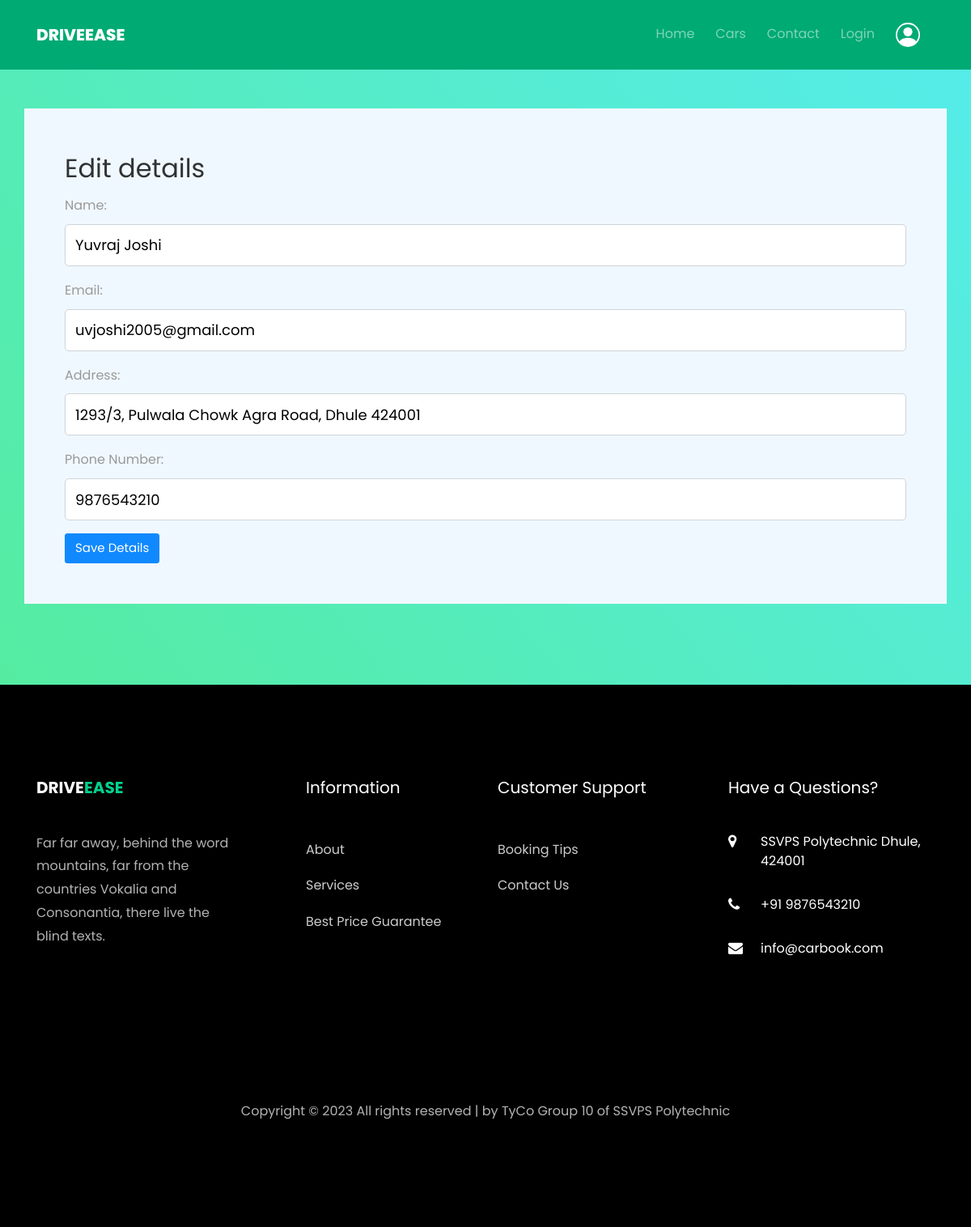
The page /profileedit.php (signed in) on the database as committed earlier.
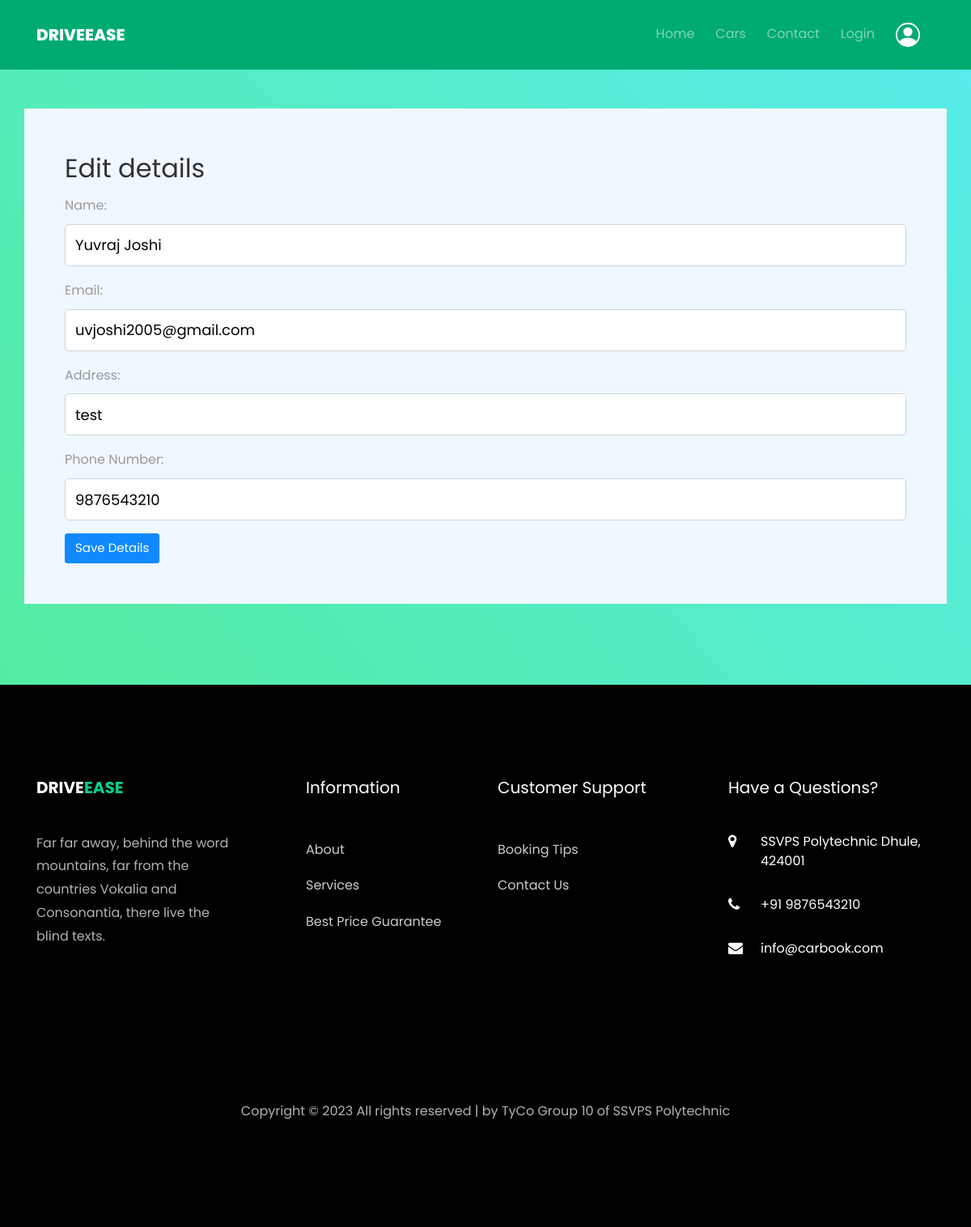
The same page on the database as committed later.
### tables this page shows
CREATE TABLE `register` (
  `r_id` int(11) NOT NULL,
  `r_name` varchar(100) NOT NULL,
  `r_phone` varchar(10) NOT NULL,
  `r_address` varchar(255) NOT NULL,
  `r_email` varchar(100) NOT NULL,
  `r_pass` varchar(50) NOT NULL
);

### profileedit.php (the view, shortened to what the changed rows need)
<?php session_start();
include "config.php";
if(isset($_SESSION['id']))
{
    $view = mysqli_query($con,"select * from register where r_id = '".$_SESSION['id']."'") or die(mysqli_error($con));
    $row = mysqli_fetch_array($view);
}
?>
<!DOCTYPE html>
<html lang="en">
<head>
    <link rel="stylesheet" href="css/open-iconic-bootstrap.min.css">
    <link rel="stylesheet" href="css/animate.css">
    <link rel="stylesheet" href="css/owl.carousel.min.css">
    <link rel="stylesheet" href="css/owl.theme.default.min.css">
    <link rel="stylesheet" href="css/magnific-popup.css">
    <link rel="stylesheet" href="css/aos.css">
    <link rel="stylesheet" href="css/ionicons.min.css">
    <link rel="stylesheet" href="css/bootstrap-datepicker.css">
    <link rel="stylesheet" href="css/jquery.timepicker.css">
    <link rel="stylesheet" href="css/flaticon.css">
    <link rel="stylesheet" href="css/icomoon.css">
    <link rel="stylesheet" href="css/style.css">
</head>
<body style="background-image: linear-gradient(to bottom left, rgb(85, 236, 236), rgb(85, 236, 140));">
    <div class="container mt-5" style="padding: 50px; background-color: aliceblue; margin-bottom: 100px;">
        <h2>Edit details</h2>
        <form method="POST">
          <div class="form-group">
            <label for="name">Name:</label>
            <input type="text" class="form-control" id="name" name="name" value="<?php echo $row['r_name']?>">
          </div>
          <div class="form-group">
            <label for="email">Email:</label>
            <input type="email" class="form-control" id="email" name="email" value="<?php echo $row['r_email']?>">
          </div>
          <div class="form-group">
            <label for="address">Address:</label>
            <input type="text" class="form-control" id="address" name="address" value="<?php echo $row['r_address']?>">
          </div>
          <div class="form-group">
            <label for="phone">Phone Number:</label>
            <input type="text" class="form-control" id="phone" name="phone" value="<?php echo $row['r_phone']?>">
          </div>
        </form>
      </div>
<footer class="ftco-footer ftco-bg-dark ftco-section">
    <div class="container">
        <div class="row mb-5">
            <div class="col-md">
                <div class="ftco-footer-widget mb-4">
                    <h2 class="ftco-heading-2"><a href="#" class="logo">Drive<span>Ease</span></a></h2>
                </div>
            </div>
            <div class="col-md">
                <div class="ftco-footer-widget mb-4 ml-md-5">
                    <h2 class="ftco-heading-2">Information</h2>
                </div>
            </div>
            <div class="col-md">
                <div class="ftco-footer-widget mb-4">
                    <h2 class="ftco-heading-2">Customer Support</h2>
                </div>
            </div>
            <div class="col-md">
                <div class="ftco-footer-widget mb-4">
                    <h2 class="ftco-heading-2">Have a Questions?</h2>
                </div>
            </div>
        </div>
    </div>
</footer>
</body>
</html>

Rows that differ between the two databases and show on the page:
changed register "Yuvraj Joshi": address "1293/3, Pulwala Chowk Agra Road, Dhule 424001" → "test"
